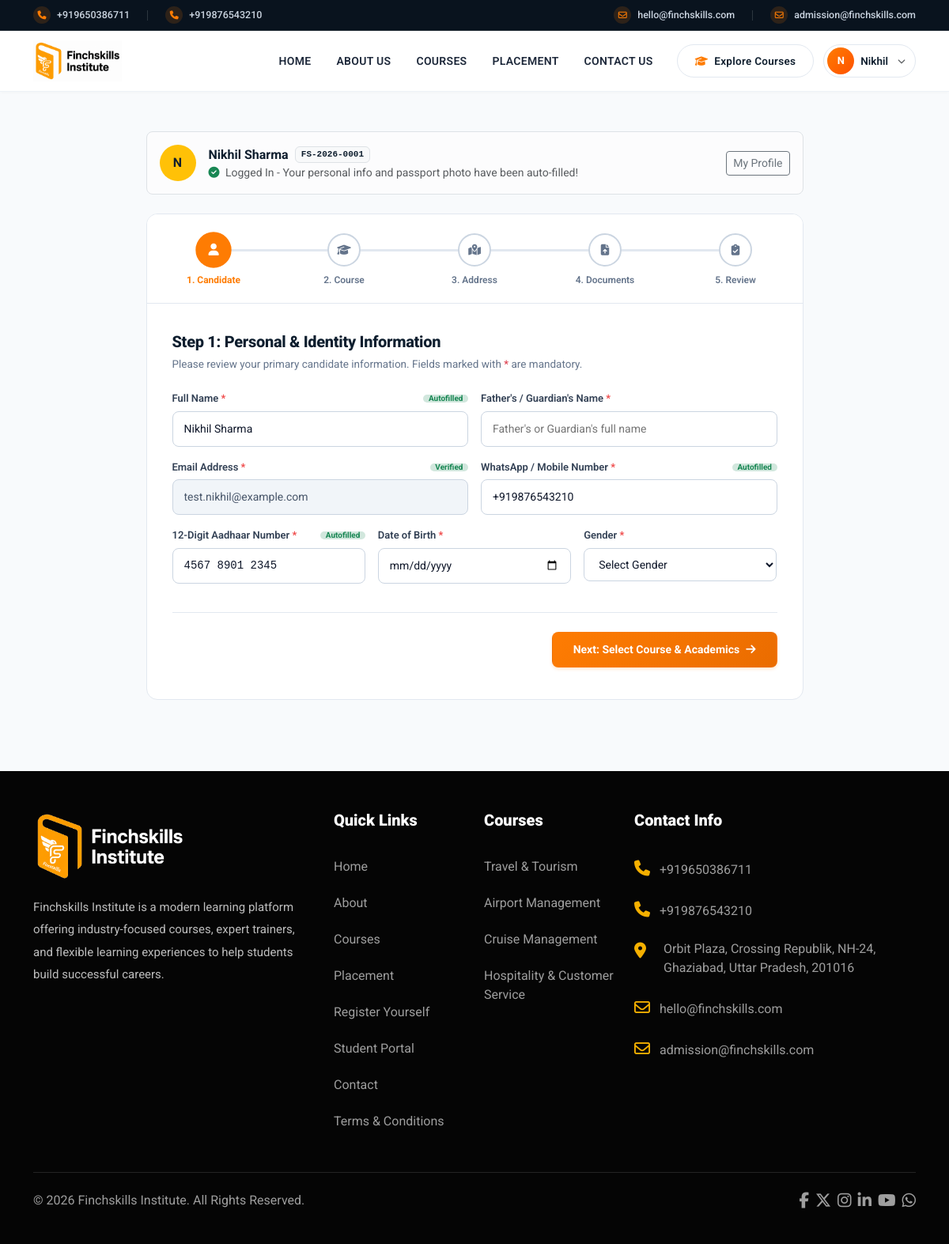
The page /apply-online.php (signed in) on the database its author committed.
### tables this page shows
CREATE TABLE `students` (
  `id` int(11) NOT NULL AUTO_INCREMENT,
  `student_id` varchar(50) NOT NULL,
  `name` varchar(150) NOT NULL,
  `email` varchar(150) NOT NULL,
  `phone` varchar(25) NOT NULL,
  `aadhaar` varchar(30) NOT NULL,
  `photo` varchar(255) DEFAULT NULL,
  `password` varchar(255) NOT NULL,
  `otp_code` varchar(10) DEFAULT NULL,
  `otp_expires_at` datetime DEFAULT NULL,
  `is_verified` tinyint(1) DEFAULT 0,
  `seat_status` enum('Pending','Reserved','Confirmed') DEFAULT 'Pending',
  `payment_status` enum('Unpaid','Paid','Skipped') DEFAULT 'Unpaid',
  `payment_id` varchar(100) DEFAULT NULL,
  `payment_amount` decimal(10,2) DEFAULT 0.00,
  `payment_date` datetime DEFAULT NULL,
  `reset_token` varchar(100) DEFAULT NULL,
  `reset_expires_at` datetime DEFAULT NULL,
  `created_at` timestamp NOT NULL DEFAULT current_timestamp(),
  PRIMARY KEY (`id`),
  UNIQUE KEY `student_id` (`student_id`),
  UNIQUE KEY `email` (`email`)
);

### apply-online.php (called while the page is built)
<?php
require_once __DIR__ . '/form-submission.php';

### form-submission.php (the view, shortened to what this page needs)
<?php
require_once __DIR__ . '/db.php';
$isStudentLoggedIn = isset($_SESSION['student_logged_in']) && $_SESSION['student_logged_in'] === true;
$student = null;
if ($isStudentLoggedIn && !empty($_SESSION['student_db_id'])) {
    $stmt = $pdo->prepare("SELECT * FROM students WHERE id = ? LIMIT 1");
    $stmt->execute([(int)$_SESSION['student_db_id']]);
    $student = $stmt->fetch(PDO::FETCH_ASSOC);
}
include "header.php";
?>
<section class="wizard-section">
    <div class="container">
        <div class="row justify-content-center">
            <div class="col-xl-9 col-lg-10">
                <?php if ($isStudentLoggedIn && $student): ?>
                    <div class="alert alert-light border border-slate-200 rounded-3 p-3 mb-4 d-flex align-items-center justify-content-between flex-wrap gap-3">
                        <div class="d-flex align-items-center gap-3">
                            <?php if (!empty($student['photo']) && file_exists(__DIR__ . '/' . $student['photo'])): ?>
                                <img src="<?= htmlspecialchars($student['photo']) ?>" alt="Photo" class="rounded-circle border border-warning" style="width: 46px; height: 46px; object-fit: cover;">
                            <?php else: ?>
                                <div class="rounded-circle bg-warning text-dark fw-bold d-flex align-items-center justify-content-center" style="width: 46px; height: 46px; font-size: 16px;">
                                    <?= strtoupper(substr($student['name'], 0, 1)) ?>
                                </div>
                            <?php endif; ?>
                            <div>
                                <div class="fw-bold text-dark fs-6 d-flex align-items-center gap-2">
                                    <span><?= htmlspecialchars($student['name']) ?></span>
                                    <span class="badge bg-light text-dark border font-monospace" style="font-size: 11px;">
                                        <?= htmlspecialchars($student['student_id']) ?>
                                    </span>
                                </div>
                                <div class="small text-muted">
                                    <i class="fa-solid fa-circle-check text-success me-1"></i> Logged In - Your personal info and passport photo have been auto-filled!
                                </div>
                            </div>
                        </div>
                        <a href="student-profile.php" class="btn btn-sm btn-outline-secondary">My Profile</a>
                    </div>
                <?php endif; ?>
                <div class="wizard-card">
                    <div class="wizard-progress-header">
                        <div class="wizard-stepper">
                            <div class="step-item active" id="stepIndicator1" onclick="jumpToStep(1)">
                                <div class="step-circle"><i class="fa-solid fa-user"></i></div>
                                <span class="step-label">1. Candidate</span>
                            </div>
                            <div class="step-item" id="stepIndicator2" onclick="jumpToStep(2)">
                                <div class="step-circle"><i class="fa-solid fa-graduation-cap"></i></div>
                                <span class="step-label">2. Course</span>
                            </div>
                            <div class="step-item" id="stepIndicator3" onclick="jumpToStep(3)">
                                <div class="step-circle"><i class="fa-solid fa-map-location-dot"></i></div>
                                <span class="step-label">3. Address</span>
                            </div>
                            <div class="step-item" id="stepIndicator4" onclick="jumpToStep(4)">
                                <div class="step-circle"><i class="fa-solid fa-file-arrow-up"></i></div>
                                <span class="step-label">4. Documents</span>
                            </div>
                            <div class="step-item" id="stepIndicator5" onclick="jumpToStep(5)">
                                <div class="step-circle"><i class="fa-solid fa-clipboard-check"></i></div>
                                <span class="step-label">5. Review</span>
                            </div>
                        </div>
                    </div>
                    <div class="wizard-body">
                        <form id="admissionForm" action="send-admission.php" method="POST" enctype="multipart/form-data">
                            <div class="wizard-step-pane active" id="stepPane1">
                                <h3 class="step-heading">Step 1: Personal & Identity Information</h3>
                                <p class="step-subheading">Please review your primary candidate information. Fields marked with <span class="text-danger">*</span> are mandatory.</p>
                                <div class="row g-3">
                                    <div class="col-md-6">
                                        <label class="form-label-custom">
                                            <span>Full Name <span class="req">*</span></span>
                                            <?php if ($isStudentLoggedIn): ?><span class="badge bg-success-subtle text-success py-0" style="font-size:10px;">Autofilled</span><?php endif; ?>
                                        </label>
                                        <input type="text" name="name" id="f_name" class="form-control-custom" value="<?= htmlspecialchars($student['name'] ?? '') ?>" placeholder="Your complete official name" required>
                                    </div>
                                    <div class="col-md-6">
                                        <label class="form-label-custom">
                                            <span>Father's / Guardian's Name <span class="req">*</span></span>
                                        </label>
                                        <input type="text" name="father_name" id="f_father_name" class="form-control-custom" placeholder="Father's or Guardian's full name" required>
                                    </div>
                                    <div class="col-md-6">
                                        <label class="form-label-custom">
                                            <span>Email Address <span class="req">*</span></span>
                                            <?php if ($isStudentLoggedIn): ?><span class="badge bg-success-subtle text-success py-0" style="font-size:10px;">Verified</span><?php endif; ?>
                                        </label>
                                        <input type="email" name="email" id="f_email" class="form-control-custom" value="<?= htmlspecialchars($student['email'] ?? '') ?>" placeholder="name@example.com" required <?= $isStudentLoggedIn ? 'readonly' : '' ?>>
                                    </div>
                                    <div class="col-md-6">
                                        <label class="form-label-custom">
                                            <span>WhatsApp / Mobile Number <span class="req">*</span></span>
                                            <?php if ($isStudentLoggedIn): ?><span class="badge bg-success-subtle text-success py-0" style="font-size:10px;">Autofilled</span><?php endif; ?>
                                        </label>
                                        <input type="tel" name="mobile" id="f_mobile" class="form-control-custom" value="<?= htmlspecialchars($student['phone'] ?? '') ?>" placeholder="+91 98765 43210" required>
                                    </div>
                                    <div class="col-md-4">
                                        <label class="form-label-custom">
                                            <span>12-Digit Aadhaar Number <span class="req">*</span></span>
                                            <?php if ($isStudentLoggedIn): ?><span class="badge bg-success-subtle text-success py-0" style="font-size:10px;">Autofilled</span><?php endif; ?>
                                        </label>
                                        <input type="text" name="aadhaar" id="f_aadhaar" class="form-control-custom font-monospace" value="<?= htmlspecialchars($student['aadhaar'] ?? '') ?>" placeholder="XXXX XXXX XXXX" maxlength="14" required>
                                    </div>
                                    <div class="col-md-4">
                                        <label class="form-label-custom">
                                            <span>Date of Birth <span class="req">*</span></span>
                                        </label>
                                        <input type="date" name="dob" id="f_dob" class="form-control-custom" required>
                                    </div>
                                    <div class="col-md-4">
                                        <label class="form-label-custom">
                                            <span>Gender <span class="req">*</span></span>
                                        </label>
                                        <select name="gender" id="f_gender" class="form-select-custom" required>
                                            <option value="">Select Gender</option>
                                        </select>
                                    </div>
                                </div>
                                <div class="wizard-footer justify-content-end">
                                    <button type="button" class="btn-wizard-next" onclick="goToStep(2)">
                                        <span>Next: Select Course &amp; Academics</span>
                                        <i class="fa-solid fa-arrow-right"></i>
                                    </button>
                                </div>
                            </div>
                        </form>
                    </div>
                </div>
            </div>
        </div>
    </div>
</section>
<?php include "footer.php"; ?>

### form-submission.php (style rules this page uses)
.wizard-section { padding: 50px 0 90px; background: #f8fafc; min-height: 85vh; }
.wizard-card { background: #ffffff; border: 1px solid #e2e8f0; border-radius: 14px; box-shadow: none !important; overflow: hidden; }
.wizard-progress-header { background: #ffffff; border-bottom: 1px solid #e2e8f0; padding: 24px 20px 20px; }
.wizard-stepper { display: flex; justify-content: space-between; position: relative; max-width: 760px; margin: 0 auto; }
.wizard-stepper::before { content: ''; position: absolute; top: 20px; left: 40px; right: 40px; height: 3px; background: #e2e8f0; z-index: 1; }
.step-item { position: relative; z-index: 3; display: flex; flex-direction: column; align-items: center; cursor: pointer; background: transparent; border: none; padding: 0; width: 100px; }
.step-circle { width: 42px; height: 42px; border-radius: 50%; background: #ffffff; border: 2.5px solid #cbd5e1; display: flex; align-items: center; justify-content: center; font-size: 14px; font-weight: 700; color: #64748b; transition: all 0.25s ease; }
.step-item.active .step-circle { border-color: #fe7c03; background: #fe7c03; color: #ffffff; transform: scale(1.08); }
.step-label { font-size: 12px; font-weight: 600; color: #64748b; margin-top: 8px; text-align: center; transition: color 0.2s ease; }
.step-item.active .step-label { color: #fe7c03; font-weight: 700; }
.wizard-body { padding: 36px 32px 40px; }
.wizard-step-pane { display: none; }
.wizard-step-pane.active { display: block; animation: fadeIn 0.3s ease; }
.step-heading { font-size: 20px; font-weight: 800; color: #0e1e2e; letter-spacing: -0.3px; margin-bottom: 6px; }
.step-subheading { font-size: 13.5px; color: #64748b; margin-bottom: 24px; }
.form-label-custom { font-size: 13px; font-weight: 600; color: #334155; margin-bottom: 6px; display: flex; align-items: center; justify-content: space-between; }
.form-label-custom .req { color: #ef4444; }
.form-control-custom, .form-select-custom { width: 100%; padding: 11px 14px; font-size: 14px; color: #0f172a; background: #ffffff; border: 1.5px solid #cbd5e1; border-radius: 8px; outline: none; transition: all 0.2s ease; box-shadow: none !important; }
.form-control-custom[readonly] { background: #f1f5f9; color: #475569; cursor: not-allowed; }
.wizard-footer { display: flex; justify-content: space-between; align-items: center; margin-top: 36px; padding-top: 24px; border-top: 1px solid #e2e8f0; }
.btn-wizard-next, .btn-wizard-submit { background: linear-gradient(135deg, #fe7c03 0%, #ea6c00 100%); border: 1.5px solid transparent; color: #ffffff; font-weight: 700; font-size: 14px; padding: 11px 26px; border-radius: 8px; transition: all 0.2s ease; display: inline-flex; align-items: center; gap: 8px; cursor: pointer; box-shadow: 0 2px 4px rgba(254, 124, 3, 0.2); }

### rows shown on the page
students: name "N", name "Nikhil Sharma", student "FS-2026-0001", email "test.nikhil@example.com", mobile "+919876543210", aadhaar "4567 8901 2345"

### other values the page prints
$site_phone_1 "+919650386711"
$site_phone_2 "+919876543210"
$site_email_1 "hello@finchskills.com"
$site_email_2 "admission@finchskills.com"
substr(trim($studentName), 0, 1) "N"
explode(' ', trim($studentName))[0] "Nikhil"
